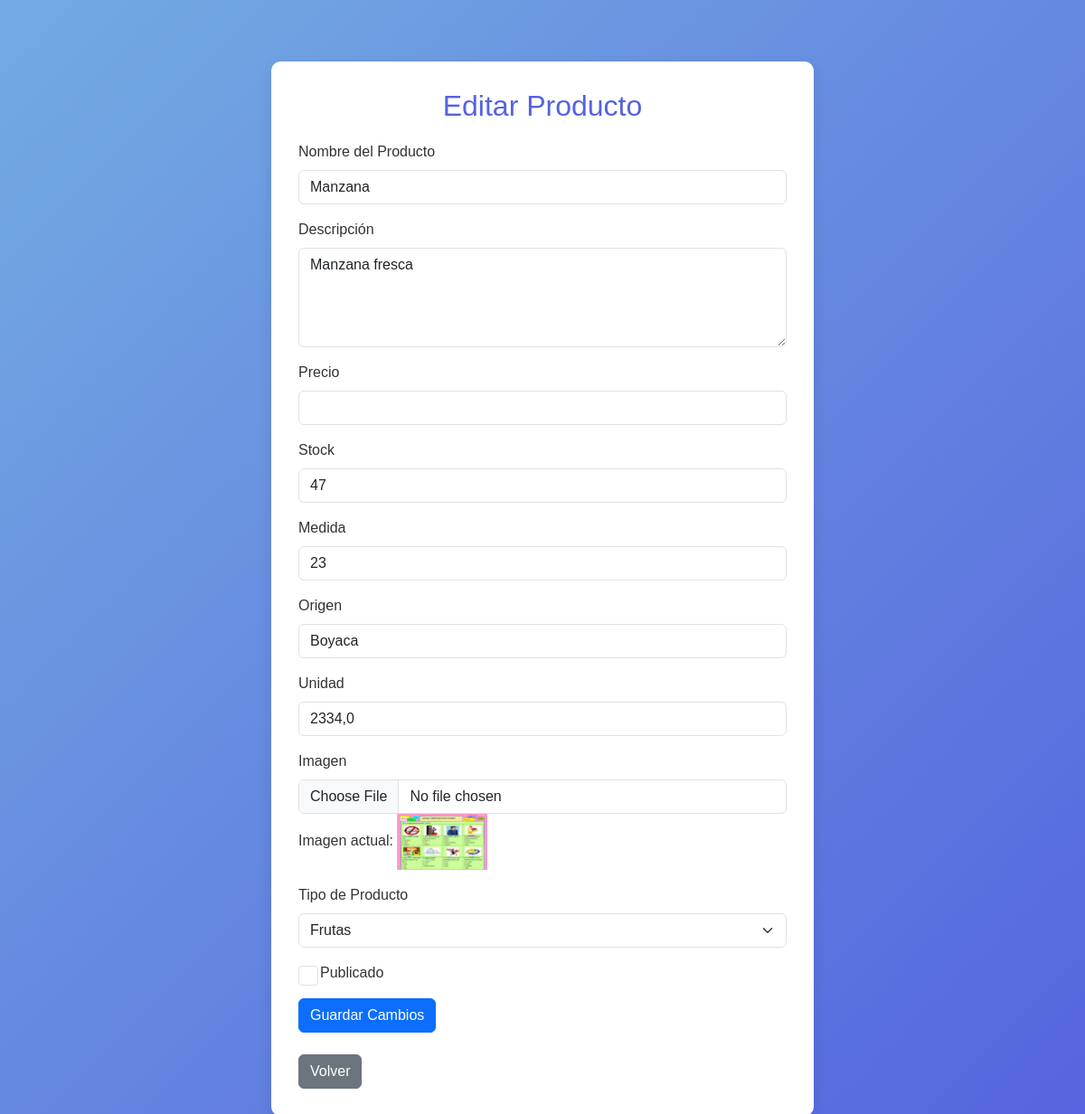
Screenshot of /editar_producto/12/ with the database file from the repository.
### libreria/models.py (models this page shows, shortened)
class Producto(models.Model):
    TIPOS_PRODUCTO_CHOICES = [
        ('frutas', 'Frutas'),
        ('verduras', 'Verduras'),
        ('tuberculos', 'Tubérculos'),
        ('hortalizas', 'Hortalizas'),
    ]
    imagen = models.ImageField(upload_to='productos/')
    nombre = models.CharField(max_length=100)
    descripcion = models.TextField()
    origen = models.CharField(max_length=100)
    unidad = models.FloatField()
    stock = models.IntegerField()
    precio = models.DecimalField(max_digits=10, decimal_places=2)
    publicado = models.BooleanField(default=True)
    medida = models.CharField(max_length=50)
    tipoproducto = models.CharField(max_length=20, choices=TIPOS_PRODUCTO_CHOICES, default='frutas')  # Nuevo campo

### libreria/views.py (the view)
# urls.py: path('editar_producto/<int:producto_id>/', views.editar_producto, name='editar_producto'),
def editar_producto(request, producto_id):
    producto = get_object_or_404(Producto, id=producto_id)
    if request.method == "POST":
        form = ProductoForm(request.POST, request.FILES, instance=producto)
        if form.is_valid():
            print("Formulario válido. Guardando cambios...")
            form.save()
            return redirect('productos2')
        else:
            print("Errores en el formulario:", form.errors)
    else:
        form = ProductoForm(instance=producto)
    return render(request, 'accounts/editar_producto.html', {'form': form, 'producto': producto})

### libreria/forms.py
class ProductoForm(forms.ModelForm):
    class Meta:
        model = Producto
        fields = ['imagen', 'nombre', 'descripcion', 'origen', 'unidad', 'stock', 'precio', 'publicado', 'medida', 'tipoproducto']  # Incluye tipoproducto

### libreria/templates/accounts/editar_producto.html (shortened to what this page needs)
<!DOCTYPE html>
<html lang="es">
<head>
    <link rel="stylesheet" href="https://cdn.jsdelivr.net/npm/bootstrap@5.3.0/dist/css/bootstrap.min.css">
</head>
<body>
    <div class="container mt-5">
        <h2>Editar Producto</h2>
        <form method="POST" enctype="multipart/form-data">
          <div class="mb-3">
              <label for="id_nombre" class="form-label">Nombre del Producto</label>
              <input type="text" name="nombre" id="id_nombre" class="form-control" value="{{ form.nombre.value|default_if_none:'' }}" required>
          </div>
          <div class="mb-3">
              <label for="id_descripcion" class="form-label">Descripción</label>
              <textarea name="descripcion" id="id_descripcion" class="form-control" rows="4" required>{{ form.descripcion.value|default_if_none:'' }}</textarea>
          </div>
          <div class="mb-3">
              <label for="id_precio" class="form-label">Precio</label>
              <input type="number" name="precio" id="id_precio" class="form-control" step="0.01" value="{{ form.precio.value|default_if_none:'' }}" required>
          </div>
          <div class="mb-3">
              <label for="id_stock" class="form-label">Stock</label>
              <input type="number" name="stock" id="id_stock" class="form-control" value="{{ form.stock.value|default_if_none:'' }}" required>
          </div>
          <div class="mb-3">
              <label for="id_medida" class="form-label">Medida</label>
              <input type="text" name="medida" id="id_medida" class="form-control" maxlength="50" value="{{ form.medida.value|default_if_none:'' }}" required>
          </div>
          <div class="mb-3">
              <label for="id_origen" class="form-label">Origen</label>
              <input type="text" name="origen" id="id_origen" class="form-control" maxlength="100" value="{{ form.origen.value|default_if_none:'' }}" required>
          </div>
          <div class="mb-3">
              <label for="id_unidad" class="form-label">Unidad</label>
              <input type="text" name="unidad" id="id_unidad" class="form-control" maxlength="50" value="{{ form.unidad.value|default_if_none:'' }}" required>
          </div>
          <div class="mb-3">
              <label for="id_imagen" class="form-label">Imagen</label>
              <input type="file" name="imagen" id="id_imagen" class="form-control">
              {% if form.imagen.value %}
                  <p>Imagen actual: <img src="{{ form.imagen.value.url }}" alt="Imagen actual" style="max-width: 100px;"></p>
              {% endif %}
          </div>
          <div class="mb-3">
              <label for="id_tipoproducto" class="form-label">Tipo de Producto</label>
              <select name="tipoproducto" id="id_tipoproducto" class="form-select" required>
                  <option value="frutas" {% if form.tipoproducto.value == "frutas" %}selected{% endif %}>Frutas</option>
              </select>
          </div>
          <div class="mb-3 form-check">
              <input type="checkbox" name="publicado" id="id_publicado" class="form-check-input" {% if form.publicado.value %}checked{% endif %}>
              <label for="id_publicado" class="form-check-label">Publicado</label>
          </div>
          <button type="submit" class="btn btn-primary">Guardar Cambios</button>
      </form>
        <br>
        <a href="{% url 'productos2' %}" class="btn btn-secondary">Volver</a>
    </div>
</body>
</html>

### libreria/templates/accounts/editar_producto.html (style rules this page uses)
body { background: linear-gradient(135deg, #74ABE2, #5563DE); font-family: 'Arial', sans-serif; color: #333; padding: 20px; }
.container { max-width: 600px; margin: 40px auto; background: #fff; padding: 30px; border-radius: 10px; box-shadow: 0 5px 15px rgba(0,0,0,0.1); }
h2 { text-align: center; margin-bottom: 20px; color: #5563DE; animation: slideDown 1s ease-out; }
form { animation: fadeIn 1s ease-out; }
form p { margin-bottom: 15px; }
input, textarea, select { border: 1px solid #ddd; padding: 10px; border-radius: 5px; width: 100%; transition: border 0.3s; }
a.btn-secondary { transition: background-color 0.3s; }

### rows the page displays
Producto: nombre "Manzana", descripcion "Manzana fresca", medida "23", origen "Boyaca", unidad "2334,0", tipoproducto "Frutas"
